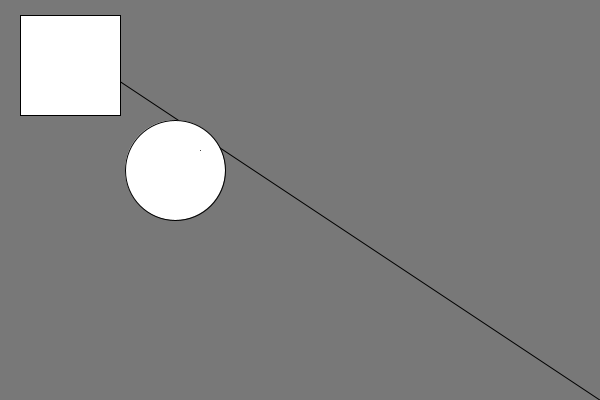
Frame 1 (no input)
Frame 60 (the mouse pressed at the canvas centre just before this capture): identical to frame 1, image omitted
Frame 120 (the mouse held since frame 60 and released just before this capture): identical to frame 1, image omitted

The Processing sketch that drew this single still picture (run headless with seeded random() and noise(); from frame 60 on, the mouse is pressed at the canvas centre):

// Processing sketch: definedVariablesEdit
// ── definedVariablesEdit.pde
/*
Demonstrates defined variables. 
 By Dawn C. Hayes October, 2017
 Edited by Asher October 2017
 */

float circleDiam = 100;//The 'CircleDiam' (circle diameter) is defined as 100 pixels wide and tall
float rectSize = 100;//the 'rectSize' (rectangle height and width) is  defined 100 
float xpos = 20; //the 'xpos' (x-coordinate)is assigned the value 20
float ypos = 15;//the 'ypos' (y-coordinate) is assigned the value of 15
float col = 120; //the 'col' (color) is assigned the value of 
float offset = 155;//the 'offset' (how much to alter a variable through an operation) is assigned the value of 155
int xcoord = 200;//the 'xcoord' (x-coordinate) is assigned the value of 200
int ycoord = 150;// the 'ycoord'(y-cordinate) is assigned ther value of 150
char letter = 'P'; // assigned 'letter' the value of 'P' 

void setup() {// void prohibits a return value
  size(600, 400);// size of the canvas
  println(letter); //P is now here
}//must close wigth curly brackets

void draw() { //void to avoid rturn value
  background(col); // background color is grey
  line(xpos, ypos, width, height); //made a line from (20,20) diagonal accross screen because of height witch
  ellipse(xpos + offset, ypos + offset, circleDiam, circleDiam);// ellipse at (155,155) with a diameter of 50
  point(xcoord, ycoord); //changed order so the point will show
  rect(xpos, ypos, rectSize, rectSize);// diameter of 100
}//must close with curly brackets
